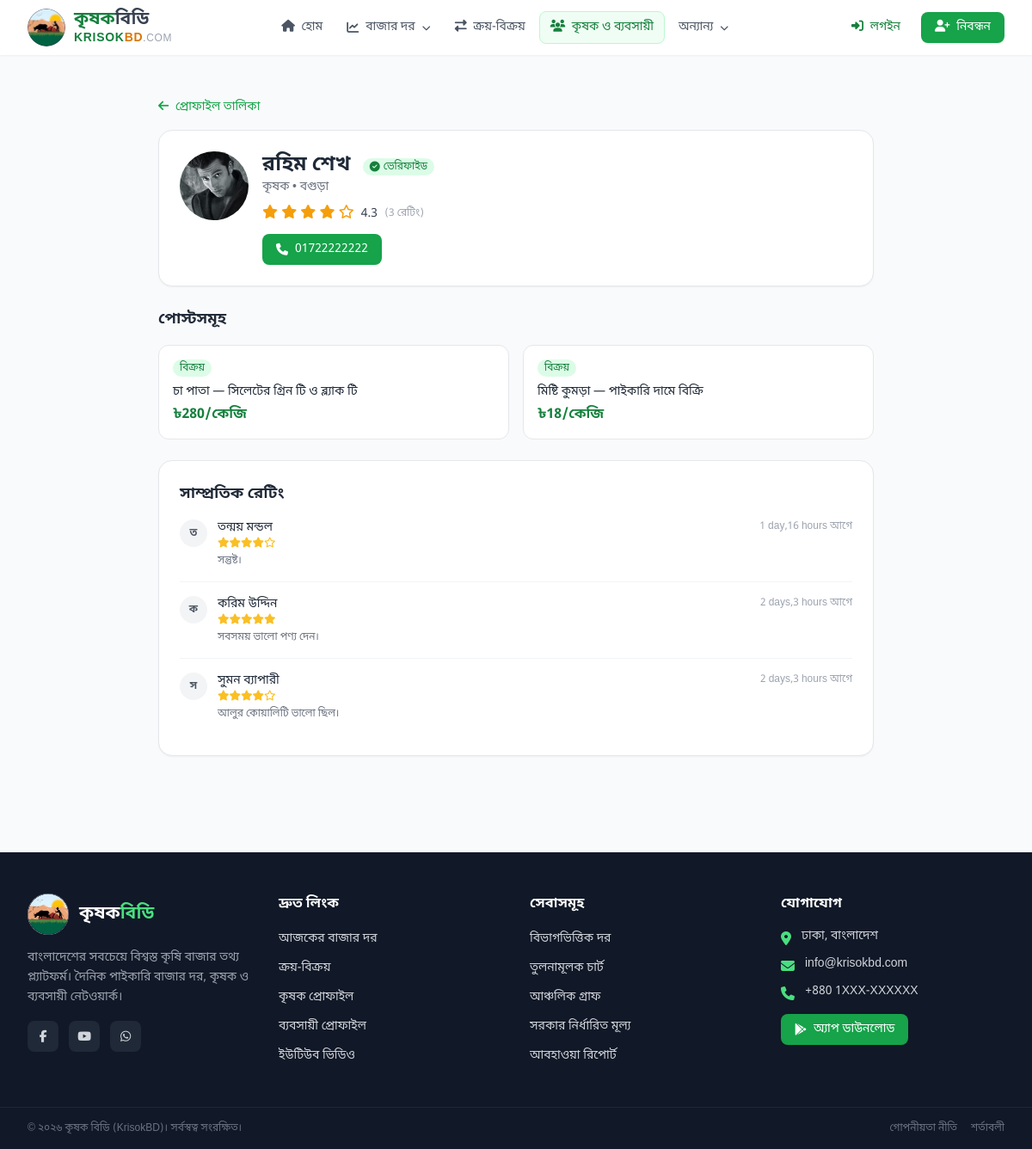
Page /marketplace/profile/rahim_farmer/ on the committed database.
### accounts/models.py (models this page shows, shortened)
class User(AbstractUser):
    USER_TYPE_CHOICES = [
        ('farmer', 'কৃষক'),
        ('trader', 'ব্যবসায়ী'),
        ('general', 'সাধারণ'),
    ]
    SUBSCRIPTION_STATUS = [
        ('trial', 'ট্রায়াল'),
        ('active', 'সক্রিয়'),
        ('expired', 'মেয়াদ শেষ'),
    ]
    phone = models.CharField(max_length=20, blank=True)
    user_type = models.CharField(max_length=20, choices=USER_TYPE_CHOICES, default='general')
    district = models.CharField(max_length=100, blank=True)
    address = models.TextField(blank=True)
    avatar = models.ImageField(upload_to='avatars/', blank=True)
    is_verified = models.BooleanField(default=False)
    trial_start = models.DateTimeField(null=True, blank=True)
    trial_end = models.DateTimeField(null=True, blank=True)
    subscription_status = models.CharField(max_length=20, choices=SUBSCRIPTION_STATUS, default='trial')
    subscription_plan = models.ForeignKey(
        'SubscriptionPlan', on_delete=models.SET_NULL, null=True, blank=True, related_name='subscribers'
    )
    subscription_expires = models.DateTimeField(null=True, blank=True)
    class Meta:
        db_table = 'auth_user'

### marketplace/models.py (models this page shows, shortened)
class BuySellPost(models.Model):
    POST_TYPE_CHOICES = [
        ('sell', 'বিক্রয়'),
        ('buy', 'ক্রয়'),
    ]
    STATUS_CHOICES = [
        ('pending', 'অপেক্ষমান'),
        ('approved', 'অনুমোদিত'),
        ('sold', 'বিক্রিত'),
        ('closed', 'বন্ধ'),
    ]
    user = models.ForeignKey(settings.AUTH_USER_MODEL, on_delete=models.CASCADE, related_name='posts')
    post_type = models.CharField(max_length=10, choices=POST_TYPE_CHOICES)
    title = models.CharField(max_length=300)
    product_name = models.CharField(max_length=200)
    category = models.ForeignKey('market.ProductCategory', on_delete=models.SET_NULL, null=True, blank=True)
    quantity = models.CharField(max_length=100)
    price = models.DecimalField(max_digits=10, decimal_places=2)
    unit = models.CharField(max_length=50, default='কেজি')
    description = models.TextField(blank=True)
    image = models.ImageField(upload_to='posts/%Y/%m/', blank=True)
    location = models.CharField(max_length=200, blank=True)
    phone = models.CharField(max_length=20, blank=True)
    status = models.CharField(max_length=20, choices=STATUS_CHOICES, default='pending')
    is_featured = models.BooleanField(default=False)
    views_count = models.PositiveIntegerField(default=0)
    created_at = models.DateTimeField(auto_now_add=True)
    updated_at = models.DateTimeField(auto_now=True)
    class Meta:
        ordering = ['-created_at']

class Rating(models.Model):
    rated_user = models.ForeignKey(
        settings.AUTH_USER_MODEL, on_delete=models.CASCADE, related_name='received_ratings'
    )
    rated_by = models.ForeignKey(
        settings.AUTH_USER_MODEL, on_delete=models.CASCADE, related_name='given_ratings'
    )
    score = models.PositiveSmallIntegerField(choices=[(i, str(i)) for i in range(1, 6)])
    comment = models.TextField(blank=True)
    created_at = models.DateTimeField(auto_now_add=True)
    class Meta:
        unique_together = ['rated_user', 'rated_by']
        ordering = ['-created_at']

### marketplace/views.py (the view)
# urls.py: path('profile/<str:username>/', views.profile_detail, name='profile_detail'),
def profile_detail(request, username):
    profile_user = get_object_or_404(User, username=username, is_active=True)
    stats = Rating.objects.filter(rated_user=profile_user).aggregate(
        avg_rating=Avg('score'), rating_count=Count('id')
    )
    posts = BuySellPost.objects.filter(user=profile_user, status='approved')[:6]
    ratings = Rating.objects.filter(rated_user=profile_user).select_related('rated_by')[:5]
    already_rated = False
    if request.user.is_authenticated and request.user != profile_user:
        already_rated = Rating.objects.filter(rated_user=profile_user, rated_by=request.user).exists()
    rating_form = None
    if request.user.is_authenticated and request.user != profile_user and not already_rated:
        rating_form = RatingForm()
    context = {
        'profile_user': profile_user,
        'stats': stats,
        'posts': posts,
        'ratings': ratings,
        'rating_form': rating_form,
        'already_rated': already_rated,
    }
    return render(request, 'marketplace/profile_detail.html', context)

### templates/marketplace/profile_detail.html (shortened to what this page needs)
{% extends "base.html" %}
{% block content %}
<section class="py-8 md:py-12">
    <div class="max-w-4xl mx-auto px-4 sm:px-6 lg:px-8">
        <a href="{% url 'marketplace:profile_list' %}" class="text-sm text-primary-600 hover:text-primary-700 mb-4 inline-block">
            <i class="fas fa-arrow-left mr-1"></i> প্রোফাইল তালিকা
        </a>
        <div class="bg-white rounded-2xl shadow-sm border border-gray-200 p-6 mb-6">
            <div class="flex flex-col sm:flex-row items-start gap-4">
                <div class="w-20 h-20 bg-primary-100 text-primary-700 rounded-full flex items-center justify-center text-3xl font-bold shrink-0 {% if profile_user.is_verified %}ring-3 ring-primary-400{% endif %}">
                    {% if profile_user.avatar %}
                    <img src="{{ profile_user.avatar.url }}" class="w-20 h-20 rounded-full object-cover">
                    {% else %}
                    {{ profile_user.first_name|first|default:profile_user.username|first }}
                    {% endif %}
                </div>
                <div class="flex-1">
                    <h1 class="text-2xl font-bold text-gray-800">
                        {{ profile_user.first_name }} {{ profile_user.last_name }}
                        {% if profile_user.is_verified %}
                        <span class="inline-flex items-center gap-1 px-2 py-0.5 bg-primary-100 text-primary-700 text-xs font-medium rounded-full ml-2">
                            <i class="fas fa-check-circle"></i> ভেরিফাইড
                        </span>
                        {% endif %}
                    </h1>
                    <p class="text-gray-500 text-sm">{{ profile_user.get_user_type_display }}{% if profile_user.district %} • {{ profile_user.district }}{% endif %}</p>
                    <div class="flex items-center gap-2 mt-2">
                        <div class="text-amber-500">
                            {% if stats.avg_rating %}
                            {% with avg=stats.avg_rating|floatformat:1 %}
                            {% for i in "12345" %}
                                {% if forloop.counter <= stats.avg_rating %}<i class="fas fa-star"></i>{% else %}<i class="far fa-star"></i>{% endif %}
                            {% endfor %}
                            <span class="text-sm font-medium text-gray-700 ml-1">{{ avg }}</span>
                            {% endwith %}
                            {% else %}
                            <i class="far fa-star"></i><i class="far fa-star"></i><i class="far fa-star"></i><i class="far fa-star"></i><i class="far fa-star"></i>
                            {% endif %}
                        </div>
                        <span class="text-xs text-gray-400">({{ stats.rating_count|default:0 }} রেটিং)</span>
                    </div>
                    {% if profile_user.phone %}
                    <a href="tel:{{ profile_user.phone }}" class="inline-flex items-center gap-2 mt-3 px-4 py-2 bg-green-600 hover:bg-green-700 text-white text-sm rounded-lg transition">
                        <i class="fas fa-phone"></i> {{ profile_user.phone }}
                    </a>
                    {% endif %}
                </div>
            </div>
        </div>
        {% if posts %}
        <div class="mb-6">
            <h2 class="text-lg font-semibold text-gray-800 mb-4">পোস্টসমূহ</h2>
            <div class="grid grid-cols-1 sm:grid-cols-2 gap-4">
                {% for post in posts %}
                <a href="{% url 'marketplace:post_detail' post.pk %}" class="bg-white rounded-xl border border-gray-200 p-4 hover:shadow-md transition">
                    <div class="flex items-center gap-2 mb-2">
                        <span class="px-2 py-0.5 text-xs rounded-full {% if post.post_type == 'sell' %}bg-green-100 text-green-700{% else %}bg-blue-100 text-blue-700{% endif %}">
                            {{ post.get_post_type_display }}
                        </span>
                    </div>
                    <h3 class="font-medium text-gray-800 text-sm">{{ post.title }}</h3>
                    <p class="text-primary-700 font-bold mt-1">৳{{ post.price|floatformat:0 }}/{{ post.unit }}</p>
                </a>
                {% endfor %}
            </div>
        </div>
        {% endif %}
        {% if ratings %}
        <div class="bg-white rounded-2xl shadow-sm border border-gray-200 p-6">
            <h2 class="text-lg font-semibold text-gray-800 mb-4">সাম্প্রতিক রেটিং</h2>
            <div class="space-y-4">
                {% for r in ratings %}
                <div class="flex items-start gap-3 pb-4 {% if not forloop.last %}border-b border-gray-100{% endif %}">
                    <div class="w-8 h-8 bg-gray-100 text-gray-600 rounded-full flex items-center justify-center text-xs font-bold shrink-0">
                        {{ r.rated_by.first_name|first|default:r.rated_by.username|first }}
                    </div>
                    <div>
                        <p class="text-sm font-medium text-gray-800">{{ r.rated_by.first_name|default:r.rated_by.username }}</p>
                        <div class="text-amber-400 text-xs">
                            {% for i in "12345" %}{% if forloop.counter <= r.score %}<i class="fas fa-star"></i>{% else %}<i class="far fa-star"></i>{% endif %}{% endfor %}
                        </div>
                        {% if r.comment %}<p class="text-xs text-gray-500 mt-1">{{ r.comment }}</p>{% endif %}
                    </div>
                    <span class="text-xs text-gray-400 ml-auto">{{ r.created_at|timesince }} আগে</span>
                </div>
                {% endfor %}
            </div>
        </div>
        {% endif %}
    </div>
</section>
{% endblock %}

### rows in the picture
BuySellPost: post_type "বিক্রয়", title "চা পাতা — সিলেটের গ্রিন টি ও ব্ল্যাক টি", price "280", unit "কেজি"
BuySellPost: post_type "বিক্রয়", title "মিষ্টি কুমড়া — পাইকারি দামে বিক্রি", price "18", unit "কেজি"
Rating: rated_by.first_name|first "ত", rated_by.first_name "তন্ময় মন্ডল", score 4 (drawn), comment "সন্তুষ্ট।", created_at "1 day,16 hours"
Rating: rated_by.first_name|first "ক", rated_by.first_name "করিম উদ্দিন", score 5 (drawn), comment "সবসময় ভালো পণ্য দেন।", created_at "2 days,3 hours"
Rating: rated_by.first_name|first "স", rated_by.first_name "সুমন ব্যাপারী", score 4 (drawn), comment "আলুর কোয়ালিটি ভালো ছিল।", created_at "2 days,3 hours"

### other values in the picture
{{ profile_user.first_name }} "রহিম শেখ"
{{ profile_user.get_user_type_display }} "কৃষক"
{{ profile_user.district }} "বগুড়া"
{{ avg }} "4.3"
{{ stats.rating_count|default:0 }} "3"
{{ profile_user.phone }} "01722222222"
